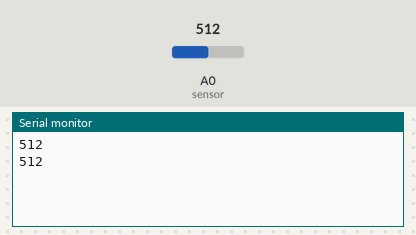
A sketch run on a simulated Arduino Uno, built with avr-gcc and run on an emulated ATmega328P. Parts: the last lines printed to the serial monitor. The inputs (shaded band) are chosen by the test bench; at power-on: A0 (sensor) = 512.

Above: at 2.8 s.
2.9 s: A0 (sensor) set to 716
At 5.0 s:
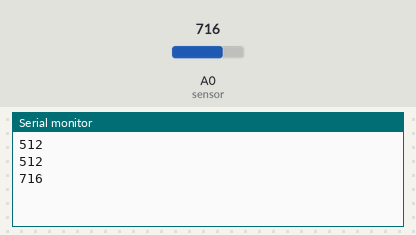
5.6 s: A0 (sensor) set to 900
At 6.5 s:
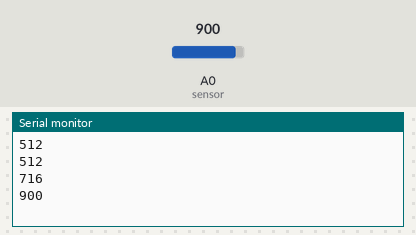
Timing chart, 0 to 8.6 s (numbered marks = the images above; inputs shaded):
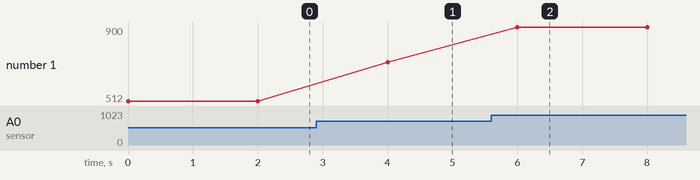

The sketch:

moisture_sensor.ino
```cpp
void setup() {
  Serial.begin(9600);
}

void loop() {
  int moisture = analogRead(A0);  // Read analog value from sensor
  Serial.println(moisture);       // Send to Serial
  delay(2000);                    // Delay between readings
}
```

Measured:
- after the input at 2.9 s, the serial monitor: prints a new line after 1.1 s (image 1)
- after the input at 5.6 s, the serial monitor: prints a new line after 0.40 s (image 2)
- plotted number 1: 512 → 716 after the input at 2.9 s, 716 → 900 after the input at 5.6 s
